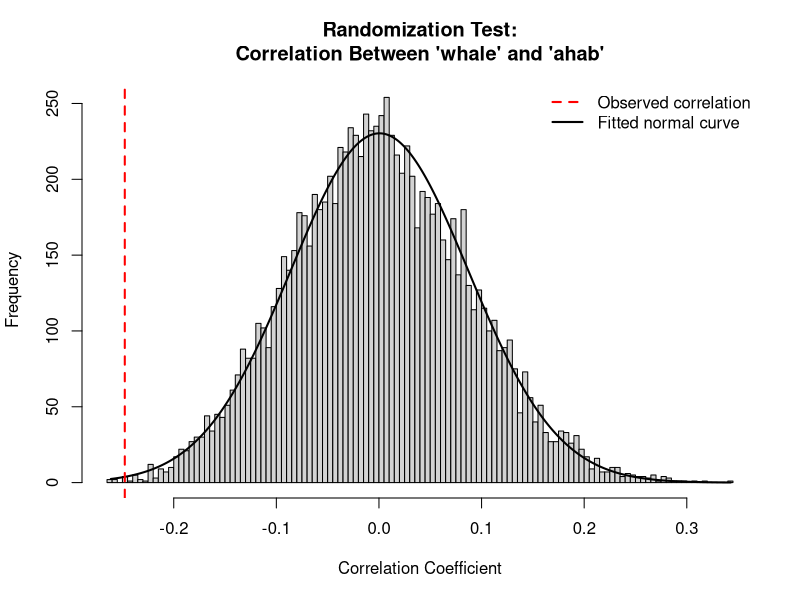
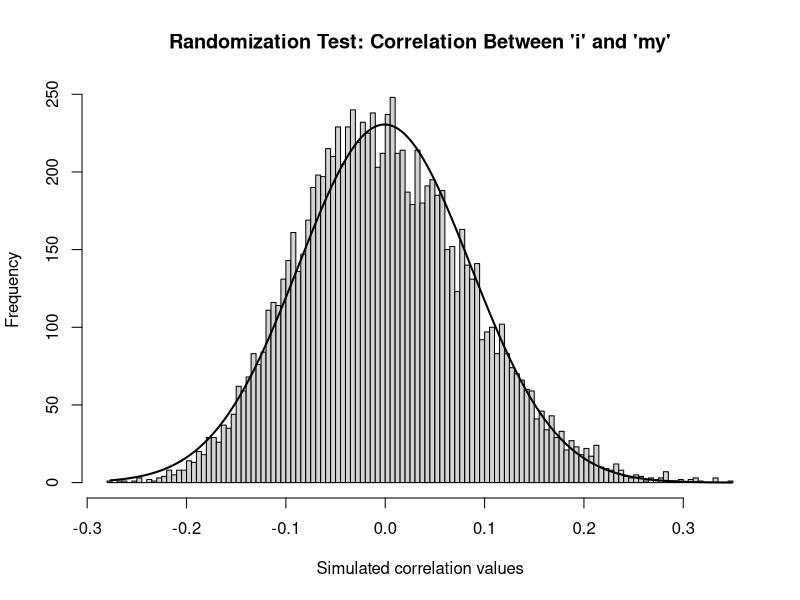

Write the R code that produced these figures, in order.
## ---- chunk 1

# Clear the workspace
rm(list = ls())

# Load the text file
text_v <- scan("data/text/melville.txt", what = "character", sep = "\n")

# Get starting point from CHAPTER 1 onward
start_v <- which(text_v == "CHAPTER 1. Loomings.")
novel_lines_v <- text_v[start_v:length(text_v)]

# Get chapter heading positions
chap_positions_v <- grep("CHAPTER \\d", novel_lines_v)

# Add the last position of the novel
last_position_v <- length(novel_lines_v)
chap_positions_v <- c(chap_positions_v, last_position_v)

# Create two empty lists to store word frequencies
chapter_raws_l <- list()
chapter_freqs_l <- list()

# Loop through each chapter and collect word frequencies
for(i in 1:length(chap_positions_v)) {
  if(i != length(chap_positions_v)) {
    chapter_title <- novel_lines_v[chap_positions_v[i]]
    start <- chap_positions_v[i] + 1
    end <- chap_positions_v[i + 1] - 1
    chapter_lines_v <- novel_lines_v[start:end]
    chapter_words_v <- tolower(paste(chapter_lines_v, collapse = " "))
    chapter_words_l <- strsplit(chapter_words_v, "\\W")
    chapter_word_v <- unlist(chapter_words_l)
    chapter_word_v <- chapter_word_v[which(chapter_word_v != "")]
    chapter_freqs_t <- table(chapter_word_v)
    chapter_raws_l[[chapter_title]] <- chapter_freqs_t
    chapter_freqs_l[[chapter_title]] <- 100 * (chapter_freqs_t / sum(chapter_freqs_t))
  }
}

# Extract 'whale' and 'ahab' frequencies using lapply
whale_l <- lapply(chapter_freqs_l, "[", "whale")
ahab_l <- lapply(chapter_freqs_l, "[", "ahab")

# Convert to matrices using do.call and rbind
whales_m <- do.call(rbind, whale_l)
ahabs_m  <- do.call(rbind, ahab_l)

# Convert matrices to numeric vectors
whales_v <- as.vector(whales_m[, 1])
ahabs_v  <- as.vector(ahabs_m[, 1])

# Bind vectors column-wise into a new matrix
whales_ahabs_m <- cbind(whales_v, ahabs_v)

# Set column names
colnames(whales_ahabs_m) <- c("whale", "ahab")


## ---- chunk 2

## ---- chunk 3
whale_l <- lapply(chapter_freqs_l, "[", "whale") # extract "whale" frequency from each chapter
whales_ahabs_m[1:16, ] # show first 16 rows of whale/arab frequency matrix
## ---- chunk 4
whales_ahabs_m[which(is.na(whales_ahabs_m))] <- 0 # this code replaces N/A with 0
cor(whales_ahabs_m) # cor is the function used to run the correlation test
## ---- chunk 5
mycor <- cor(whales_ahabs_m[,"whale"], whales_ahabs_m[,"ahab"])
mycor
## ---- chunk 6
x <- matrix(1, 3, 3)
x
## ---- chunk 7
class(x[1,2]) # retrieves the class of cell in first row of second column
## ---- chunk 8
x[1,2] <- "Sam I am"
class(x[1,2])
## ---- chunk 9
class(x[1,3])

## ---- chunk 10
x <- matrix(1,3,3)
x_df <- as.data.frame(x)
x_df
## ---- chunk 11
x_df[1,2] <- "I am Sam"
class(x_df[1,2])
## ---- chunk 12
class(x_df[1,1])
## ---- chunk 13
x_df[,2] # lists the values in second column
## ---- chunk 14
x_df[,"V2"] # calling out the column name instead

## ---- chunk 15
x_df$V2 # another shorthand to access column-specific data is also the use of $
## ---- chunk 16
cor_data_df <- as.data.frame(whales_ahabs_m)
cor(cor_data_df)
## ---- chunk 17
sample(c(1,2,3,4,5,6))
## ---- chunk 18
sample(cor_data_df$whale) # try this a few times 
## ---- chunk 19
cor(sample(cor_data_df$whale), cor_data_df$ahab)
## ---- chunk 20
mycors_v <- NULL
for(i in 1:10000){
  mycors_v <- c(
    mycors_v,
    cor(sample(cor_data_df$whale),
    cor_data_df$ahab)
  )
}
## ---- chunk 21
min(mycors_v) # minimum value
## ---- chunk 22
max(mycors_v) # max value 
## ---- chunk 23
range(mycors_v) # range of values
## ---- chunk 24
mean(mycors_v)
## ---- chunk 25
sd(mycors_v)
## ---- chunk 26
summary(mycors_v) # summary stats
## ---- chunk 27
# Create histogram of simulated correlation values
h <- hist(mycors_v, breaks = 100, col = "lightgray",
          xlab = "Correlation Coefficient",
          main = "Randomization Test:\nCorrelation Between 'whale' and 'ahab'",
          plot = TRUE)

# Create a sequence for the normal curve
xfit <- seq(min(mycors_v), max(mycors_v), length = 1000)

# Normal distribution using simulated mean and standard deviation
yfit <- dnorm(xfit, mean = mean(mycors_v), sd = sd(mycors_v))

# Scale the y-values to align with histogram height
yfit <- yfit * diff(h$mids[1:2]) * length(mycors_v)

# Draw the normal curve
lines(xfit, yfit, col = "black", lwd = 2)

# Add a red line to show the actual observed correlation
abline(v = mycor, col = "red", lwd = 2, lty = 2)

# Optional: add a legend
legend("topright",
       legend = c("Observed correlation", "Fitted normal curve"),
       col = c("red", "black"),
       lty = c(2, 1),
       lwd = 2,
       bty = "n")

## ---- chunk 28
# Extract 'i' and 'my' relative frequencies from each chapter
i_l <- lapply(chapter_freqs_l, "[", "i")
my_l <- lapply(chapter_freqs_l, "[", "my")
## ---- chunk 29
# Convert to numeric vectors (as done for whale/ahab)
i_m <- do.call(rbind, i_l)
my_m <- do.call(rbind, my_l)

i_v <- as.vector(i_m[,1])
my_v <- as.vector(my_m[,1])
## ---- chunk 30
# Combine all four into one matrix 
full_m <- cbind(whales_v, ahabs_v, i_v, my_v)

# Name columns properly
colnames(full_m) <- c("whale", "ahab", "i", "my")

# Replace all NA values with 0
full_m[which(is.na(full_m))] <- 0

# Calculate pairwise correlations
cor(full_m)
## ---- chunk 31
cor_data_df <- as.data.frame(full_m)  # full_m has whale, ahab, i, my
## ---- chunk 32
mycors_v <- NULL  # empty vector to hold correlation values

for(i in 1:10000){
  mycors_v <- c(
    mycors_v,
    cor(sample(cor_data_df$i), cor_data_df$my)  # shuffle "i", keep "my"
  )
}
## ---- chunk 33
# Plot histogram of randomized correlations
h <- hist(mycors_v, breaks = 100, col = "lightgray",
          xlab = "Simulated correlation values",
          main = "Randomization Test: Correlation Between 'i' and 'my'")

# Overlay a normal curve
xfit <- seq(min(mycors_v), max(mycors_v), length = 1000)
yfit <- dnorm(xfit, mean = mean(mycors_v), sd = sd(mycors_v))
yfit <- yfit * diff(h$mids[1:2]) * length(mycors_v)
lines(xfit, yfit, col = "black", lwd = 2)

# Add a red line for the observed correlation
abline(v = cor_data_df |> with(cor(i, my)), col = "red", lty = 2, lwd = 2)


## ---- chunk 34
# Observed correlation between "i" and "my"
observed <- cor(cor_data_df$i, cor_data_df$my)

# Proportion of random values ≥ observed
p_val <- sum(mycors_v >= observed) / length(mycors_v)
p_val

